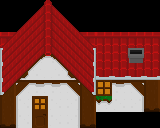

A level layout from a 2D game, rendered from its tile map. Below: a short description, then the map file with its tile-grid data intact:
An orthogonal 10x8 tile map with 16x16 px tiles, 1 tile layer (Kachelebene 1).

<map version="1.2" tiledversion="1.2.0" orientation="orthogonal" renderorder="right-down" width="10" height="8" tilewidth="16" tileheight="16" infinite="0" nextlayerid="8" nextobjectid="1">
 <tileset firstgid="1" name="houseTielset" tilewidth="16" tileheight="16" tilecount="100" columns="10">
  <image source="../../tiels/houseTielset.png" width="160" height="160" />
 </tileset>
 <layer id="7" name="Kachelebene 1" width="10" height="8">
  <data encoding="csv">
0,0,14,15,0,0,0,0,0,0,
0,54,94,95,55,0,0,0,0,0,
73,52,94,95,57,76,12,12,12,12,
62,52,34,35,57,67,22,22,23,22,
62,53,63,66,56,67,33,33,33,33,
83,24,43,43,25,86,91,43,45,31,
31,41,71,32,42,31,92,32,42,11,
11,41,81,32,42,11,0,0,0,0
</data>
 </layer>
</map>